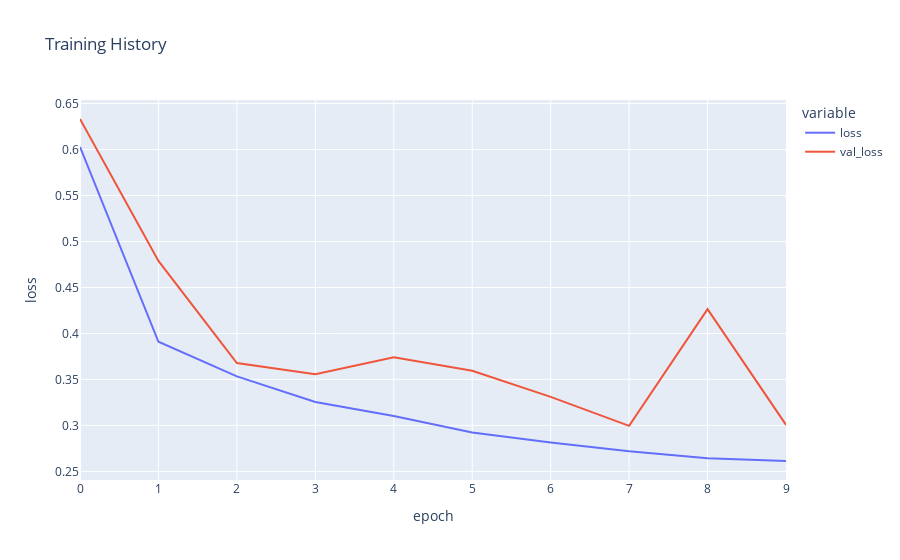
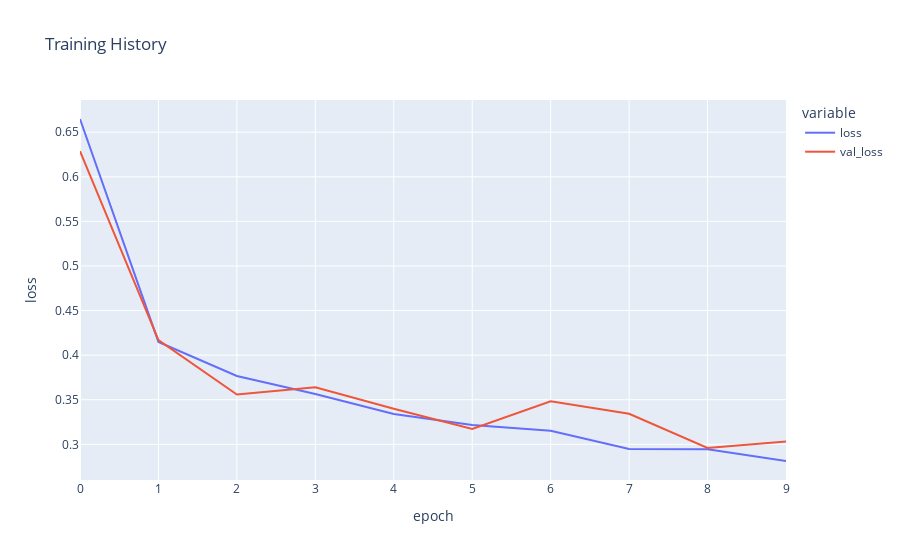

Notebook cell for these charts, in order:
### Code cell
# Define per-fold score containers
acc_per_fold = []
loss_per_fold = []

# K-fold Cross Validation model evaluation
fold_no = 1
for train, test in kfold.split(X, y_gender):
    
  # Set Seed
  random.seed(11)
  tf.random.set_seed(11)
  np.random.seed(11)
  
  # Define the model architecture
  model = Sequential()
  
  model.add(Conv2D(64, kernel_size=(3,3), input_shape=input_shape, activation='relu'))
  model.add(MaxPooling2D(pool_size=(2,2)))
  model.add(BatchNormalization())
  
  """
  model.add(Conv2D(128, kernel_size=(3,3), activation='relu', padding='same'))
  model.add(Conv2D(128, kernel_size=(3,3), activation='relu'))
  model.add(MaxPooling2D(pool_size=(2,2)))
  model.add(Dropout(0.3))
  model.add(BatchNormalization())

  model.add(Conv2D(256, kernel_size=(3,3), activation='relu', padding='same'))
  model.add(Conv2D(256, kernel_size=(3,3), activation='relu'))
  model.add(MaxPooling2D(pool_size=(2,2)))
  model.add(Dropout(0.3))
  model.add(BatchNormalization())

  model.add(Conv2D(512, kernel_size=(3,3), activation='relu', padding='same'))
  model.add(MaxPooling2D(pool_size=(2,2)))
  model.add(Dropout(0.5))
  model.add(BatchNormalization())
  """
  model.add(Flatten())
  model.add(Dense(128, activation='relu'))
  model.add(Dense(128, activation='softmax'))

  # Compile the model
  model.compile(loss=loss_function,
              optimizer=optimizer,
              metrics=['accuracy'])
  
  # Generate a print
  print('------------------------------------------------------------------------')
  print(f'Training for fold {fold_no} ...')
    
  early_stop = EarlyStopping(monitor="val_loss",patience=5,mode="min") # Ensure the model doesn't overfit
  
  # Set Seed
  random.seed(11)
  tf.random.set_seed(11)
  np.random.seed(11)
    
  # Fit data to model
  history = model.fit_generator(train_data_gen.flow(X[train], y_gender[train], seed=11),
            #callbacks=early_stop,
            steps_per_epoch=X[train].shape[0] // batch_size,
            epochs=no_epochs,
            verbose=verbosity,
            validation_data=train_data_gen.flow(X[test], y_gender[test],
                                   seed=11))
  
  # Generate generalization metrics
  fig = px.line(
  history.history, y=['loss', 'val_loss'],
  labels={'index': 'epoch', 'value': 'loss'}, 
  title='Training History')
  fig.show()
    
  scores = model.evaluate(train_data_gen.flow(X[test], y_gender[test],
                                   seed=11), verbose=0)
  print(f'Score for fold {fold_no}: {model.metrics_names[0]} of {scores[0]}; {model.metrics_names[1]} of {scores[1]*100}%')
  acc_per_fold.append(scores[1] * 100)
  loss_per_fold.append(scores[0])
  
  # Increase fold number
  fold_no = fold_no + 1

### Figure 1 — Plotly figure (JSON) as saved in the notebook; plotly's stock layout.template omitted (floating-point values rounded to 4 significant figures)
{"data": [{"hovertemplate": "variable=loss<br>epoch=%{x}<br>loss=%{y}<extra></extra>", "legendgroup": "loss", "line": {"color": "#636efa", "dash": "solid"}, "mode": "lines", "name": "loss", "orientation": "v", "showlegend": true, "type": "scatter", "x": [0, 1, 2, 3, 4, 5, 6, 7, 8, 9], "xaxis": "x", "y": [0.6029, 0.391, 0.3533, 0.3254, 0.3101, 0.2923, 0.2813, 0.2719, 0.2643, 0.2613], "yaxis": "y"}, {"hovertemplate": "variable=val_loss<br>epoch=%{x}<br>loss=%{y}<extra></extra>", "legendgroup": "val_loss", "line": {"color": "#EF553B", "dash": "solid"}, "mode": "lines", "name": "val_loss", "orientation": "v", "showlegend": true, "type": "scatter", "x": [0, 1, 2, 3, 4, 5, 6, 7, 8, 9], "xaxis": "x", "y": [0.6333, 0.4789, 0.3679, 0.3557, 0.3742, 0.3595, 0.3311, 0.2995, 0.4265, 0.3006], "yaxis": "y"}], "layout": {"legend": {"title": {"text": "variable"}, "tracegroupgap": 0}, "title": {"text": "Training History"}, "xaxis": {"anchor": "y", "domain": [0, 1], "title": {"text": "epoch"}}, "yaxis": {"anchor": "x", "domain": [0, 1], "title": {"text": "loss"}}}}

### Figure 2 — Plotly figure (JSON) as saved in the notebook; plotly's stock layout.template omitted (floating-point values rounded to 4 significant figures)
{"data": [{"hovertemplate": "variable=loss<br>epoch=%{x}<br>loss=%{y}<extra></extra>", "legendgroup": "loss", "line": {"color": "#636efa", "dash": "solid"}, "mode": "lines", "name": "loss", "orientation": "v", "showlegend": true, "type": "scatter", "x": [0, 1, 2, 3, 4, 5, 6, 7, 8, 9], "xaxis": "x", "y": [0.6648, 0.4148, 0.3766, 0.3565, 0.3339, 0.3215, 0.3151, 0.2948, 0.2945, 0.2813], "yaxis": "y"}, {"hovertemplate": "variable=val_loss<br>epoch=%{x}<br>loss=%{y}<extra></extra>", "legendgroup": "val_loss", "line": {"color": "#EF553B", "dash": "solid"}, "mode": "lines", "name": "val_loss", "orientation": "v", "showlegend": true, "type": "scatter", "x": [0, 1, 2, 3, 4, 5, 6, 7, 8, 9], "xaxis": "x", "y": [0.6287, 0.417, 0.3558, 0.364, 0.3398, 0.3173, 0.3482, 0.3343, 0.2959, 0.3031], "yaxis": "y"}], "layout": {"legend": {"title": {"text": "variable"}, "tracegroupgap": 0}, "title": {"text": "Training History"}, "xaxis": {"anchor": "y", "domain": [0, 1], "title": {"text": "epoch"}}, "yaxis": {"anchor": "x", "domain": [0, 1], "title": {"text": "loss"}}}}
